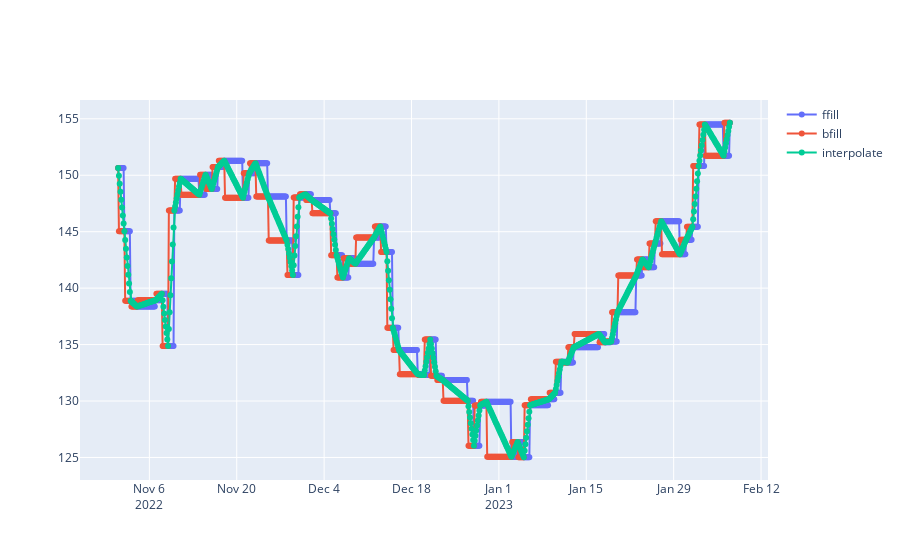

The code cell stored with this chart in its notebook:
### Code cell
import plotly.graph_objects as go

# Create traces
fig = go.Figure()
fig.add_trace(go.Scatter(x=ffill.index, y=ffill.values,
                    mode='lines+markers',
                    name='ffill'))
fig.add_trace(go.Scatter(x=bfill.index, y=bfill.values,
                    mode='lines+markers',
                    name='bfill'))
fig.add_trace(go.Scatter(x=interpolate.index, y=interpolate.values,
                    mode='lines+markers', 
                    name='interpolate'))

fig.show()

### Figure 1 — Plotly figure (JSON) as saved in the notebook; plotly's stock layout.template omitted (floating-point values rounded to 4 significant figures; data arrays with more than 128 entries replaced by an {"elided": "..."} marker saying what was removed)
{"data": [{"mode": "lines+markers", "name": "ffill", "type": "scatter", "x": {"elided": "785 str values"}, "y": {"elided": "785 float values"}}, {"mode": "lines+markers", "name": "bfill", "type": "scatter", "x": {"elided": "785 str values"}, "y": {"elided": "785 float values"}}, {"mode": "lines+markers", "name": "interpolate", "type": "scatter", "x": {"elided": "785 str values"}, "y": {"elided": "785 float values"}}], "layout": {"autosize": true, "xaxis": {"autorange": true, "range": ["2022-10-26 00:54:45.1711", "2023-02-12 23:05:14.8289"], "type": "date"}, "yaxis": {"autorange": true, "range": [122.6, 157.1], "type": "linear"}}}
